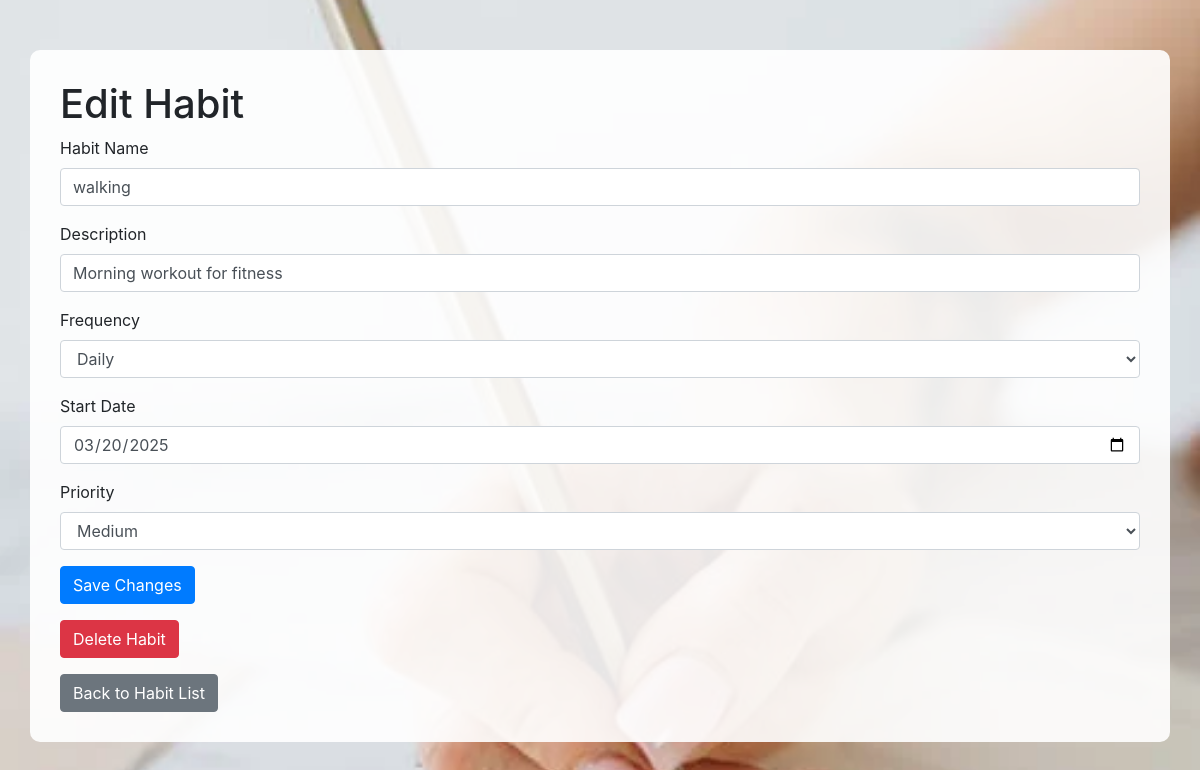
The page /edit_habit/1 on the database as committed earlier.
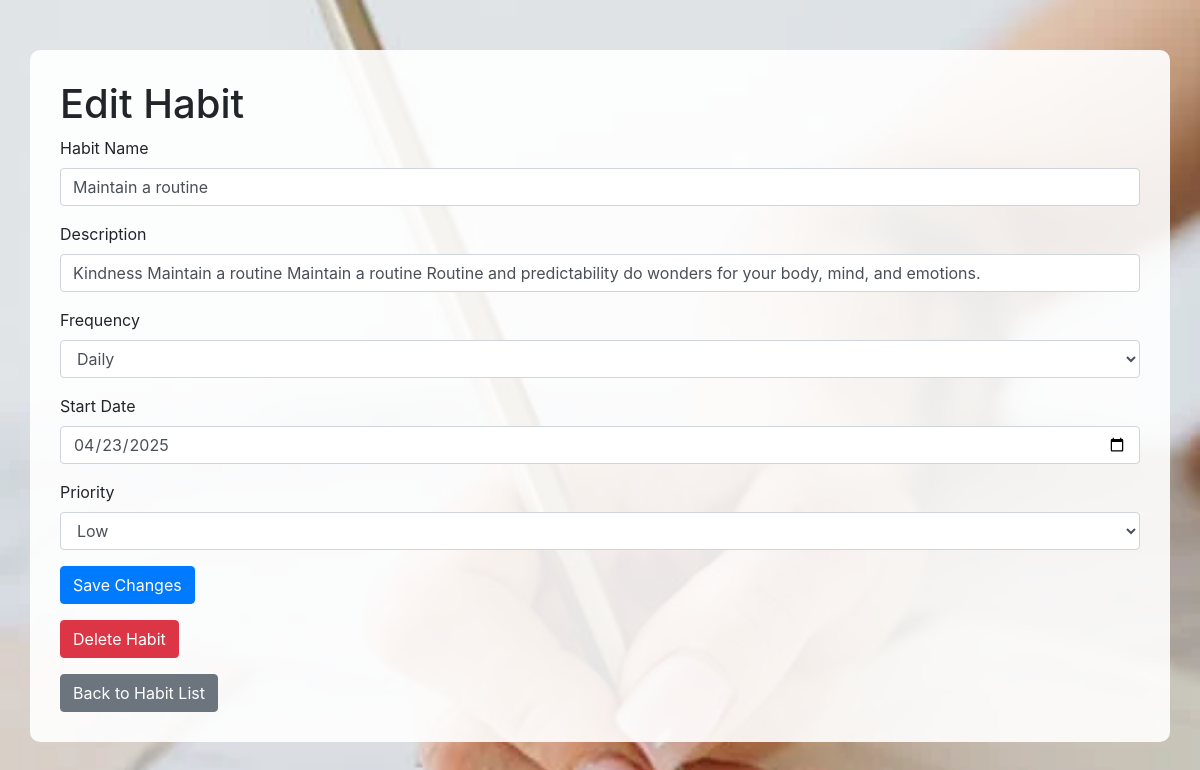
The same page on the database as committed later.
### habit_tracker.py (models this page shows, shortened)
class Habit(db.Model):
    id = db.Column(db.Integer, primary_key=True)
    name = db.Column(db.String(100), nullable=False)
    description = db.Column(db.String(200), nullable=True)
    frequency = db.Column(db.String(50), nullable=False)
    start_date = db.Column(db.String(50), nullable=False, default=datetime.now().strftime("%Y-%m-%d"))
    priority = db.Column(db.String(20), nullable=False, default="Medium")

### habit_tracker.py (the view, shortened to what this page needs)
@app.route('/edit_habit/<int:habit_id>', methods=['GET', 'POST'])
def edit_habit(habit_id):
    habit = Habit.query.get_or_404(habit_id)
    return render_template('edit_habit.html', habit=habit)

### habit_tracker.py (called while the page is built)
@app.context_processor
def inject_functions():
    return dict(calculate_streak=calculate_streak)

### templates/edit_habit.html (shortened to what this page needs)
<!DOCTYPE html>
<html lang="en">
<head>
    <link rel="stylesheet" href="https://maxcdn.bootstrapcdn.com/bootstrap/4.5.2/css/bootstrap.min.css">
</head>
<body>
    <div class="container">
        <h1>Edit Habit</h1>
        <form method="POST">
            <div class="form-group">
                <label for="name">Habit Name</label>
                <input type="text" id="name" name="name" class="form-control" value="{{ habit.name }}" required>
            </div>
            <div class="form-group">
                <label for="description">Description</label>
                <input type="text" id="description" name="description" class="form-control" value="{{ habit.description }}">
            </div>
            <div class="form-group">
                <label for="frequency">Frequency</label>
                <select id="frequency" name="frequency" class="form-control" required>
                    <option value="Daily" {% if habit.frequency == 'Daily' %}selected{% endif %}>Daily</option>
                </select>
            </div>
            <div class="form-group">
                <label for="start_date">Start Date</label>
                <input type="date" id="start_date" name="start_date" class="form-control" value="{{ habit.start_date }}" required>
            </div>
            <div class="form-group">
                <label for="priority">Priority</label>
                <select id="priority" name="priority" class="form-control" required>
                    <option value="Medium" {% if habit.priority == 'Medium' %}selected{% endif %}>Medium</option>
                    <option value="Low" {% if habit.priority == 'Low' %}selected{% endif %}>Low</option>
                </select>
            </div>
            <button type="submit" class="btn btn-primary">Save Changes</button>
        </form>
        <form method="POST" action="{{ url_for('delete_habit', habit_id=habit.id) }}" class="mt-3">
            <button type="submit" class="btn btn-danger">Delete Habit</button>
        </form>
        <a href="{{ url_for('index') }}" class="btn btn-secondary mt-3">Back to Habit List</a>
    </div>
</body>
</html>

Rows that differ between the two databases and show on the page:
changed Habit: name "walking" → "Maintain a routine"; description "Morning workout for fitness" → "Kindness Maintain a routine Maintain a routine Routine and predictability do wonders for your body, mind, and emotions."; start_date "03/20/2025" → "04/23/2025"; priority "Medium" → "Low"
